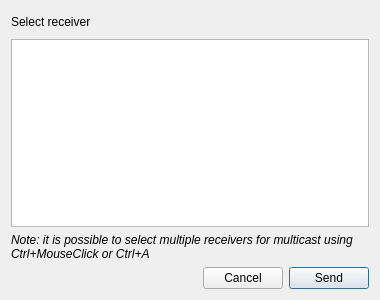
<?xml version="1.0" encoding="UTF-8"?>
<ui version="4.0">
 <class>ReceiverSelectorDialog</class>
 <widget class="QDialog" name="ReceiverSelectorDialog">
  <property name="geometry">
   <rect>
    <x>0</x>
    <y>0</y>
    <width>380</width>
    <height>300</height>
   </rect>
  </property>
  <property name="sizePolicy">
   <sizepolicy hsizetype="Fixed" vsizetype="Fixed">
    <horstretch>0</horstretch>
    <verstretch>0</verstretch>
   </sizepolicy>
  </property>
  <property name="minimumSize">
   <size>
    <width>380</width>
    <height>300</height>
   </size>
  </property>
  <property name="maximumSize">
   <size>
    <width>380</width>
    <height>300</height>
   </size>
  </property>
  <property name="windowTitle">
   <string>Select Receiver</string>
  </property>
  <property name="windowIcon">
   <iconset>
    <normaloff>:/img/icon.png</normaloff>:/img/icon.png</iconset>
  </property>
  <layout class="QVBoxLayout" name="verticalLayout">
   <item>
    <layout class="QHBoxLayout" name="horizontalLayout_2">
     <item>
      <widget class="QLabel" name="label">
       <property name="text">
        <string>Select receiver</string>
       </property>
      </widget>
     </item>
     <item>
      <spacer name="horizontalSpacer_2">
       <property name="orientation">
        <enum>Qt::Horizontal</enum>
       </property>
       <property name="sizeHint" stdset="0">
        <size>
         <width>40</width>
         <height>20</height>
        </size>
       </property>
      </spacer>
     </item>
     <item>
      <widget class="QPushButton" name="pushButton_3">
       <property name="toolTip">
        <string>Refresh list</string>
       </property>
       <property name="text">
        <string/>
       </property>
       <property name="icon">
        <iconset resource="../img.qrc">
         <normaloff>:/img/img/refresh.png</normaloff>:/img/img/refresh.png</iconset>
       </property>
       <property name="iconSize">
        <size>
         <width>18</width>
         <height>18</height>
        </size>
       </property>
       <property name="flat">
        <bool>true</bool>
       </property>
      </widget>
     </item>
    </layout>
   </item>
   <item>
    <widget class="QListView" name="listView">
     <property name="toolTip">
      <string>You can select multiple receivers</string>
     </property>
     <property name="selectionMode">
      <enum>QAbstractItemView::ExtendedSelection</enum>
     </property>
    </widget>
   </item>
   <item>
    <widget class="QLabel" name="label_multicast">
     <property name="font">
      <font>
       <italic>true</italic>
      </font>
     </property>
     <property name="text">
      <string>Note: it is possible to select multiple receivers for multicast using Ctrl+MouseClick or Ctrl+A</string>
     </property>
     <property name="wordWrap">
      <bool>true</bool>
     </property>
    </widget>
   </item>
   <item>
    <layout class="QHBoxLayout" name="horizontalLayout">
     <item>
      <spacer name="horizontalSpacer">
       <property name="orientation">
        <enum>Qt::Horizontal</enum>
       </property>
       <property name="sizeHint" stdset="0">
        <size>
         <width>40</width>
         <height>20</height>
        </size>
       </property>
      </spacer>
     </item>
     <item>
      <widget class="QPushButton" name="pushButton_2">
       <property name="text">
        <string>Cancel</string>
       </property>
      </widget>
     </item>
     <item>
      <widget class="QPushButton" name="pushButton">
       <property name="text">
        <string>Send</string>
       </property>
       <property name="default">
        <bool>true</bool>
       </property>
      </widget>
     </item>
    </layout>
   </item>
  </layout>
 </widget>
 <resources>
  <include location="../img.qrc"/>
 </resources>
 <connections>
  <connection>
   <sender>pushButton_2</sender>
   <signal>clicked()</signal>
   <receiver>ReceiverSelectorDialog</receiver>
   <slot>reject()</slot>
   <hints>
    <hint type="sourcelabel">
     <x>193</x>
     <y>289</y>
    </hint>
    <hint type="destinationlabel">
     <x>92</x>
     <y>236</y>
    </hint>
   </hints>
  </connection>
  <connection>
   <sender>pushButton</sender>
   <signal>clicked()</signal>
   <receiver>ReceiverSelectorDialog</receiver>
   <slot>onSendClicked()</slot>
   <hints>
    <hint type="sourcelabel">
     <x>279</x>
     <y>289</y>
    </hint>
    <hint type="destinationlabel">
     <x>312</x>
     <y>244</y>
    </hint>
   </hints>
  </connection>
  <connection>
   <sender>pushButton_3</sender>
   <signal>clicked()</signal>
   <receiver>ReceiverSelectorDialog</receiver>
   <slot>onRefreshClicked()</slot>
   <hints>
    <hint type="sourcelabel">
     <x>268</x>
     <y>21</y>
    </hint>
    <hint type="destinationlabel">
     <x>219</x>
     <y>14</y>
    </hint>
   </hints>
  </connection>
 </connections>
 <slots>
  <slot>onSendClicked()</slot>
  <slot>onRefreshClicked()</slot>
 </slots>
</ui>
